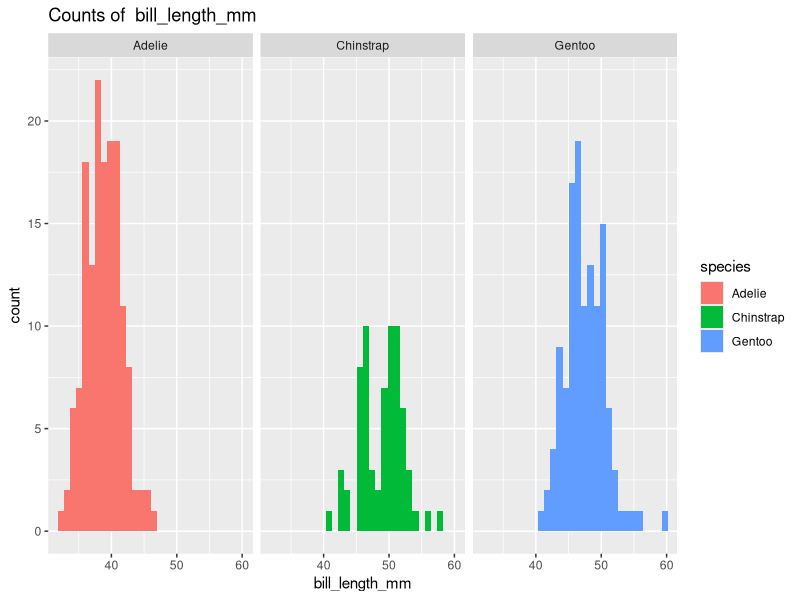
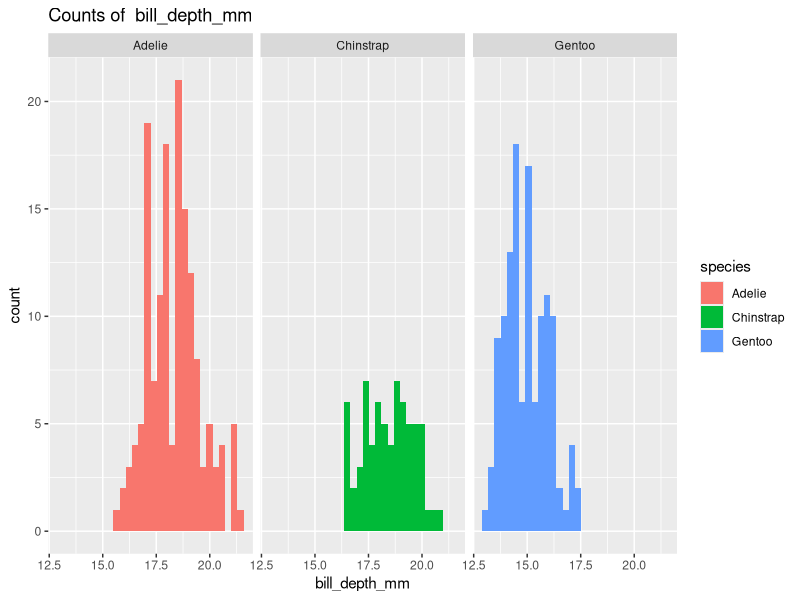
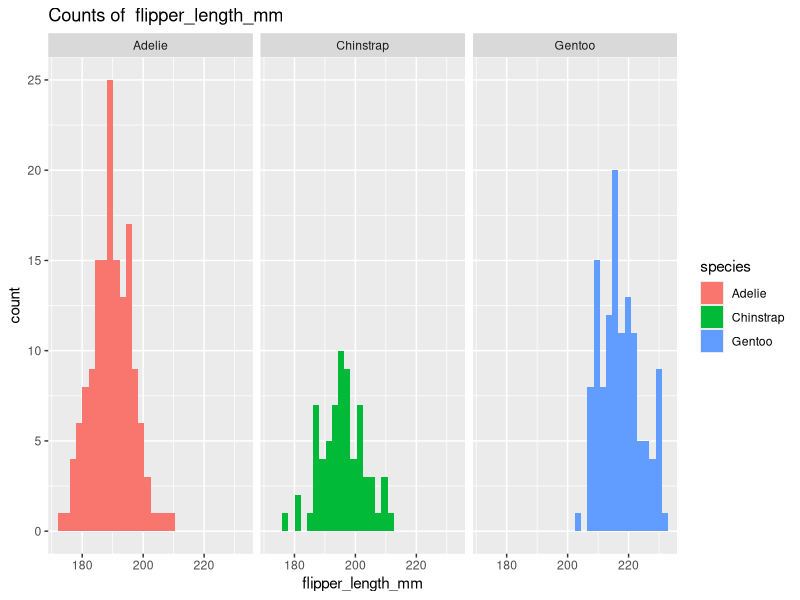
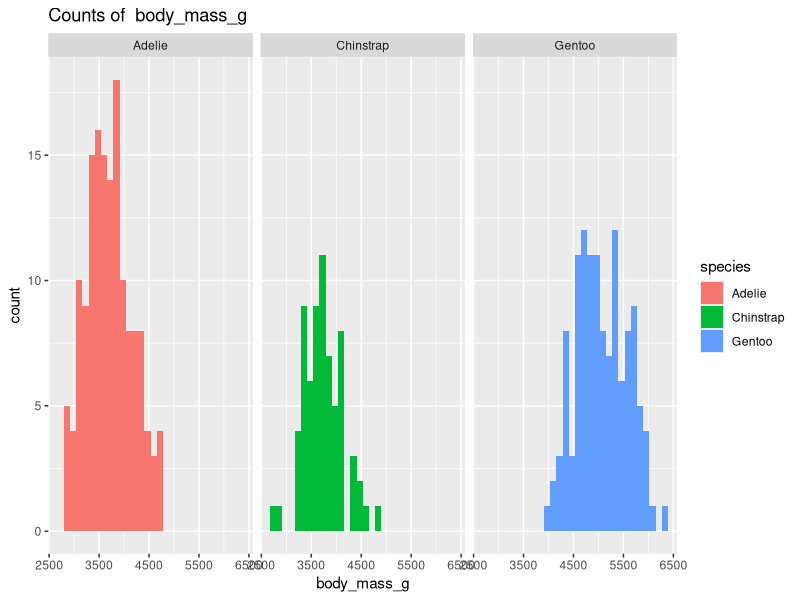

These charts were generated, in order, by the following R code:
# ============================================================================
# Author: Kelli Sugai 
# Course: PHB 228 Statistical Computing 
# Assignment: Homework 2 
# Date: 4/11/2025 
# The purpose of this script is to practice working with data structures, 
# mapping, and memory management. 
# Disclaimer: All work here is my own. I used ChatGPT to debug code and to 
# further explain some of the arguments of the functions used. 
# ============================================================================

# *** PART 1: VERSION CONTROL SETUP 
repoLocation <- "https://github.com/kellisugai/hw2_sugai.git" 

# Load required packages. 
library(palmerpenguins)
library(dplyr)
library(ggplot2)
library(purrr)

# *** PART 2: DATA STRUCTURES
# -----------------------------------------------------------------------------
# 1. List Operations 
# -----------------------------------------------------------------------------

# Extract unique species from penguins data set.
data(penguins) # Load penguins data set. 
(species <- unique(penguins[1])) # Extract unique species. 

# Create a list where each element contains data for one species.
speciesData <- penguins %>%
  split(.$species)
names(speciesData)

# Add an attribute to each list element showing the sample size. 
sampleSize <- sapply(speciesData, nrow) # Get sample size for each species. 
attr(speciesData, "sample_size") <- sampleSize

# Demonstrate how to access the sample size attribute. 
attributes(speciesData)

# -----------------------------------------------------------------------------
# 2. Matrix vs. Data Frame
# -----------------------------------------------------------------------------

# Create a matrix containing only the numeric measurements from the penguins
# data set (bill length, bill depth, flipper length, body mass). 
  
# Change data type of year column so it won't be included. 
penguins$year <- as.character(as.factor(penguins$year))

# Select columns of penguins data set where type is numeric, store in a matrix.
numberPenguin <- as.matrix(select(penguins, where(is.numeric)))

# Check if type is correct. 
is.matrix(numberPenguin) # = TRUE, is a matrix.  

# Perform the same operation as a data frame. 
numbersDf <- data.frame(select(penguins, where(is.numeric)))

# Compare the results and explain any differences. 
head(numberPenguin)
head(numbersDf)
# While these look extremely similar, you'll notice that they are different if 
# you look at their type. 
typeof(numberPenguin)
typeof(numbersDf)
# The matrix is of type "double", while the data frame is a "list". This is 
# because a matrix is a 2-dimensional vector, and can only be of one type. 
# In our case, the type is double, so the entire matrix has a type "double". 
# By contrast, a data frame is a list of columns. 

# Describe when you would prefer each data structure (2-3 sentences). 
# A matrix is good when all of the data is the same type. A data frame is good 
# if you want to have multiple types of data. Additionally, it is easy to
# access variables of a data frame using the $ operator. I prefer to use 
# the data frame for most data analysis. 

# -----------------------------------------------------------------------------
# 3. Copy-on-Modify 
# -----------------------------------------------------------------------------

# Create a vector x with values 1:5. 
x <- 1:5

# Create a reference y pointing to the same vector. 
y <- x

# Modify y and explain what happens to x. 
y <- 1:3
print(y) # 1 2 3 
print(x) # 1 2 3 4 5 
# While y is modified, x remains unchanged. 

# Explain how this behavior differs from languages like Python or Java. 
# In Python, assigning one variable to another does not automatically create 
# a copy. Instead, they both point to the same location where the information 
# is stored. Because of this, modifying the new variable will modify the old 
# one as well. By contrast, in R, when you modify the new variable it will 
# automatically make a copy -- leaving the original variable unchanged. 

# *** PART 3: MAP FUNCTIONS 
# -----------------------------------------------------------------------------
# 4. Base R Apply Functions 
# -----------------------------------------------------------------------------

# Use lapply() to calculate the mean of each numeric variable in the 
# penguins data set (excluding NA's). 
(lMeans <- lapply(numbersDf, mean, na.rm = T))

# Use tapply() to find the mean body mass by species. 
(massSpecies <- tapply(
  X = penguins$body_mass_g,
  INDEX = penguins$species,
  FUN = function(x) mean(x, na.rm = TRUE)
)) 

# Use tapply() again to find the mean body mass by both species and sex. 
(massTwo <- tapply(
  X = penguins$body_mass_g, 
  INDEX = list(penguins$species, penguins$sex), 
  FUN = function(x) mean(x, na.rm = TRUE)
))

# Compare the output types from each function (1-2 sentences). 
typeof(lMeans) # "list" 
typeof(massSpecies) # "double" 
typeof(massTwo) # "double"

# The output of lapply() is always a list, but the output of tapply() is
# dependent on the input and the grouping factor. 

# -----------------------------------------------------------------------------
# 5. Purrr Map Functions 
# -----------------------------------------------------------------------------

# Rewrite the first task from question 4 using map_dbl(). 
(dblMeans <- map_dbl(.x = numbersDf, .f = mean, na.rm = T))

# Use map2() to calculate the ratio of bill length to bill depth
# for each species. 
(bill_ratio <- map2_dbl(
  .x = map(speciesData, "bill_length_mm"),
  .y = map(speciesData, "bill_depth_mm"),
  .f = ~ mean(.x / .y, na.rm = TRUE)
))

attr(speciesData, "bill_ratio") <- bill_ratio # Add as an attribute to our list. 
attributes(speciesData)

# Create a list where each element contains a different statistic 
# (mean, median, sd) for each measurement variable. 

listVariables <- c(penguins[,3:6]) # Make list of measurement variables. 
(summaryPenguin <- map(
  listVariables,
  ~list(
    mean = mean(.x, na.rm = T), 
    median = median(.x, na.rm = T), 
    sd = sd(.x, na.rm = T)
  )
))

# Explain which approach you prefer (base R vs purrr) and why (2-3 sentences). 

# Personally, I prefer the base R approach. This is because the arguments of 
# the apply() functions are easy for me to understand. Purrr is very similar, 
# but I don't find map() to be as intuitive. 


# -----------------------------------------------------------------------------
# 6. Practical Applications 
# -----------------------------------------------------------------------------

# Use the map pattern to create a separate histogram for each numeric variable 
# in the penguins data set. Each histogram should:
  # – Have an appropriate title based on the variable name
  # – Use faceting to show separate histograms by species
  # – Use a color palette that distinguishes between species
(histogramPenguin <- map2(
  .x = listVariables, # Numeric variables. 
  .y = names(listVariables), # Variable names. 
  .f = function(variable, namesOf){
      ggplot(data = penguins, 
             mapping = aes(x = .data[[namesOf]], fill = species)) + 
      geom_histogram() + 
      facet_wrap(~species) + 
      labs(title = paste("Counts of ", namesOf))
      }
  ))

# Write a brief explanation (2-3 sentences) of how this approach is more
# efficient than writing separate code for each plot. 

# This is more efficient than writing separate code for each plot because it 
# allows me to repeat the same settings of the plot without needing to 
# actually rewrite the code. If I had done this separately, it would have taken 
# 3 times as many lines of code. 

# *** PART 4: MEMORY MANAGEMENT
# -----------------------------------------------------------------------------
# 7. Efficient Code  
# -----------------------------------------------------------------------------

# The following code is inefficient. Rewrite it using pre-allocation:
  # result <- numeric(0)
  # for(i in 1:10000) {result <- c(result, iˆ2)} 

result <- numeric(10000)
for(i in 1:10000) {
  result[i] <- i^2
  } 

# Compare the execution time of your version vs. the original using system.time().
originalTime <- system.time({
  result <- numeric(0)
  for(i in 1:10000){
    result <- c(result, i^2)
  }
})

revisedTime <- system.time({
  result <- numeric(10000)
  for(i in 1:10000) {
    result[i] <- i^2
  } 
})

originalTime - revisedTime
#    user  system elapsed 
#   0.05    0.04    0.20 

# Explain why your version is more efficient in terms of R’s memory model
# (2-3 sentences). 

# My version is more efficient because it does not recopy and rebuild a 
# large vector every time it is run. Because of copy-on-modify, the original 
# method is creating a new copy of the vector for each iteration of the loop. 
# Mine instead modifies an existing vector. 


# -----------------------------------------------------------------------------
# 8. Data Structure Selection  
# -----------------------------------------------------------------------------

# For each of the following scenarios, identify the most appropriate data
# structure and explain why. 

# a. Storing patient IDs and their blood pressure readings. 
# Data frame as it allows us to combine multiple types of data in one 
# structure. In this case, patient IDs (integer or character) and blood pressure
# readings (double). 

# b. Representing a correlation matrix between 5 variables. 
# A matrix, as we only need to store one type of data and it can be efficiently 
# computed with. 

# c. Organizing multiple statistical models applied to different subsets of data. 
# A list with attributes. We can store models as elements in the list, and use 
# the names attribute to add their names, and other attributes to organize 
# relevant metadata. 

# d. Storing latitude and longitude coordinates for map plotting. 
# A data frame so that we can easily use base R plotting functions or ggplot2 
# to represent the data. 
